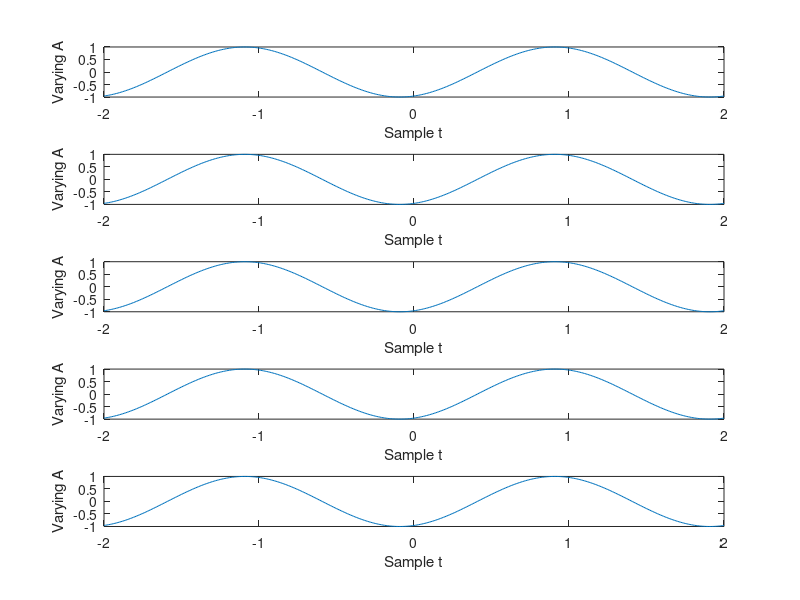

Here is the MATLAB script that generated this plot:
clc;
clear all;
close all;
t = -2:0.01:2;
%Amplitude in case 4
A = 1;
%frequency in case 4
f = 0.5;
%Asking user to enter a value of n 
n = input('How many Sinusoids: ');
%To print n sine waves we have to use the loop from 1 to n
for i = 1:n
    p = input('Enter pahse: ');
    %Using Subplot to plot n graphs on same window
    subplot(n,1,i)
    s = A*sin(2*pi*f*t+p);
    plot(t,s);
    %Labelling Graph
    xlabel('Sample t');
    ylabel('Varying A');
end
